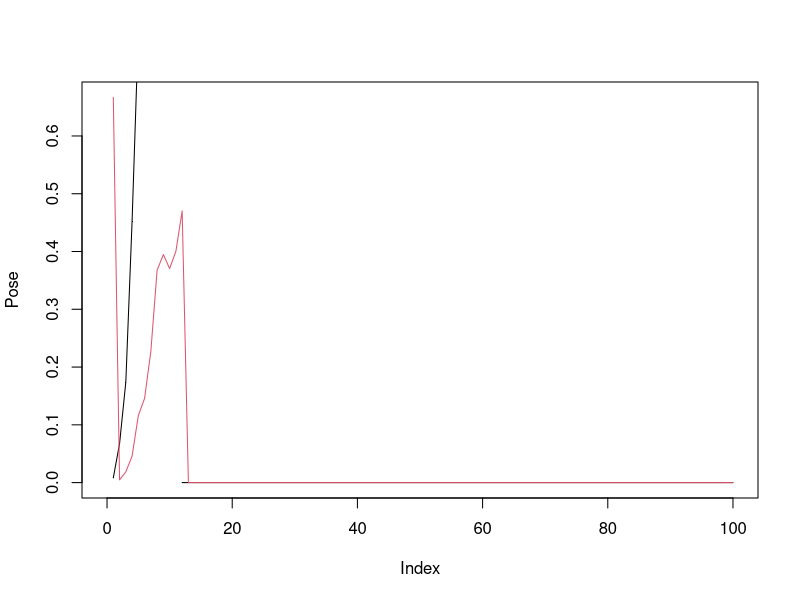

This figure's R source:
set.seed(123456)

n <- 10^2

dt <- 0.1
erra <- 0.2
errm <- 10

x0 <- (dt^2)/2

ex <- (x0*erra)^2
ev <- (dt*erra)^2




C <- matrix(data=c(1,0),nrow=1,ncol=2)
acel<-vector(length=n)
Sz <- matrix(data=c(errm),nrow=1,ncol=1)
#Sk <- matrix(data=c(ex^2,ex*ev,ex*ev,ev^2),nrow=2,ncol=2)
Sk <- matrix(data=c(ex^2,0,0,ev^2),nrow=2,ncol=2)


P <- array(dim=c(n+1,2,2))
P[1,,] <- matrix(data=c(20,20,20,20),nrow=2,ncol=2)
est_Psi_k <- matrix(data=c(0,0),nrow=2,ncol=1)



S <- vector(length=n)

Pose <- vector(length = n)

err<-vector(length = n)

S[1]<-1/2+rnorm(1,0,erra)

for(k in 1:n){
  
  if(is.nan(P[k,1,1])){
    break
  }
  
  deltaT <- dt*k
  
  A <- matrix(data=c(1,0,deltaT,1),nrow=2,ncol=2)
  B <- matrix(data=c(deltaT^2/2,deltaT),nrow=2,ncol=1)
    
  
  acel[k] <- rnorm(1,1,erra)
  
  S[k+1] <-(acel[k]*deltaT^2)/2
  
  ex1<- S[k+1]
  
  err[k] <- ex1-(C%*%est_Psi_k)
  
  Kk <- A%*%P[k,,]%*%t(C)%*%solve(C%*%P[k,,]%*%t(C)+Sz)
  
  est_Psi_k1 <- (A%*%est_Psi_k + B%*%acel[k]) + Kk%*%err[k]

  P[k+1,,] <- A%*%P[k,,]%*%t(A) + Sk - 
    A%*%P[k,,]%*%t(C)%*%solve(Sz)%*%C%*%P[k,,]%*%t(A)
  
   
  est_Psi_k <- est_Psi_k1
  Pose[k] <- est_Psi_k1[1]
}
k
plot(Pose,pch=".",xlim=c(0,n),ylim=c(0,max(S)))
lines(Pose,col=1)
lines(S,col=2)
P[1,,]
P[k-1,,]

